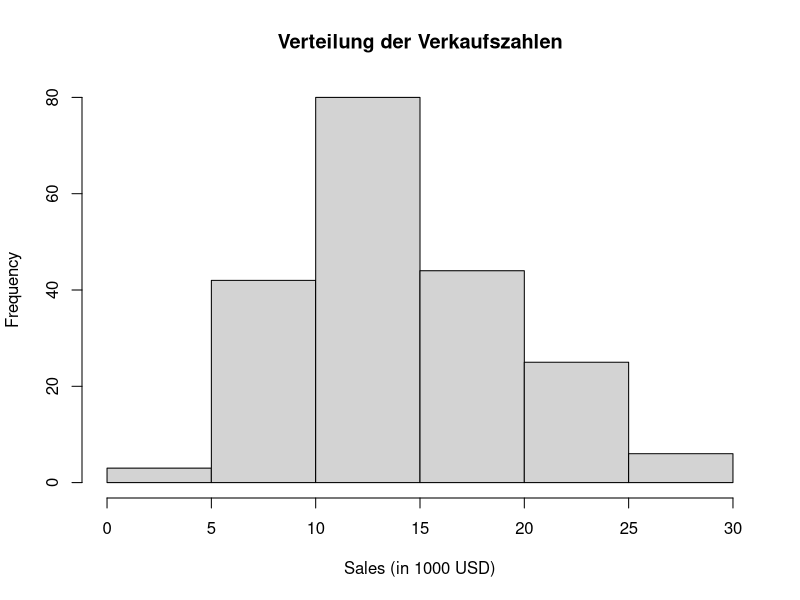
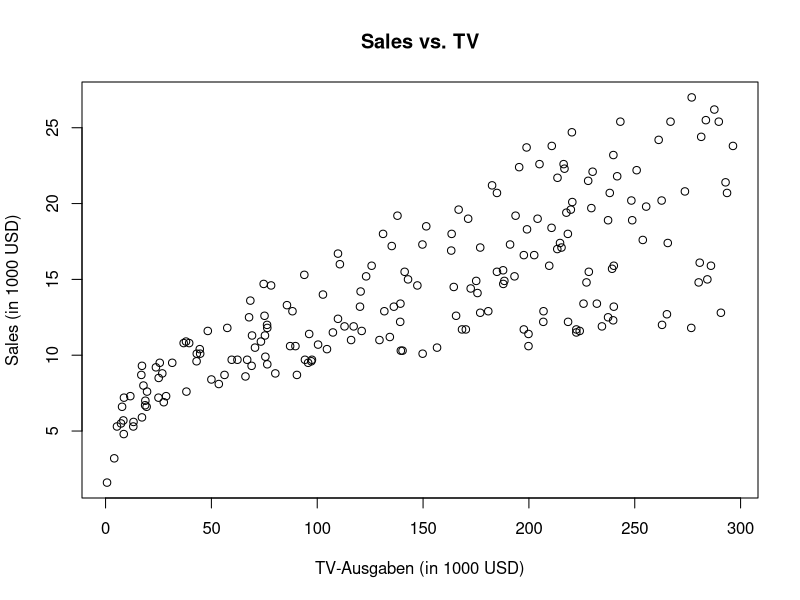
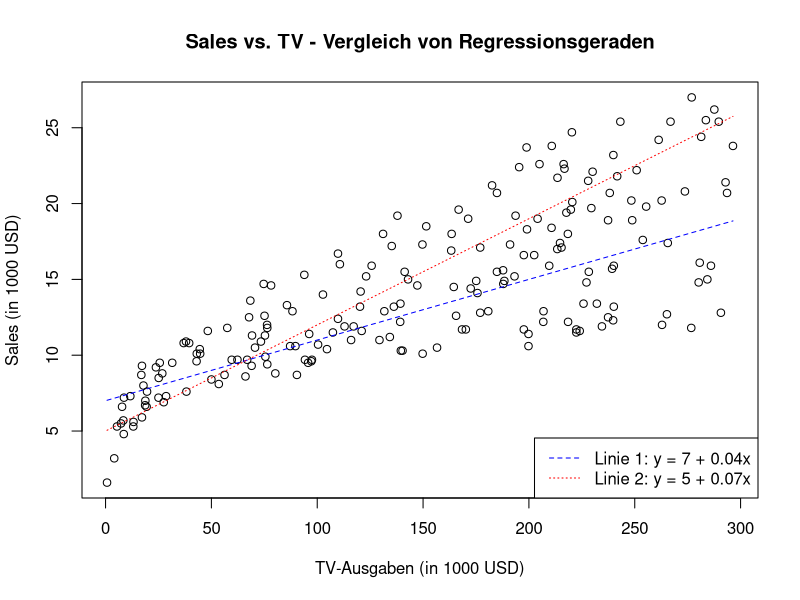
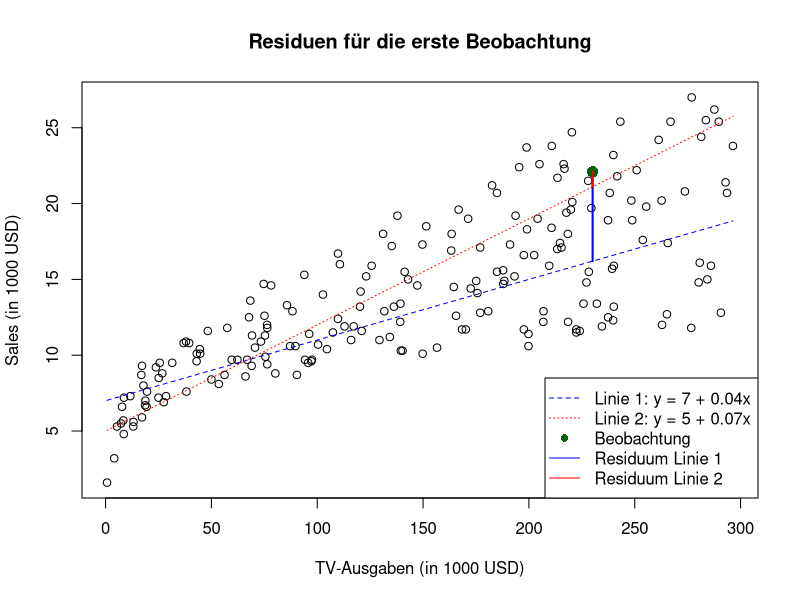
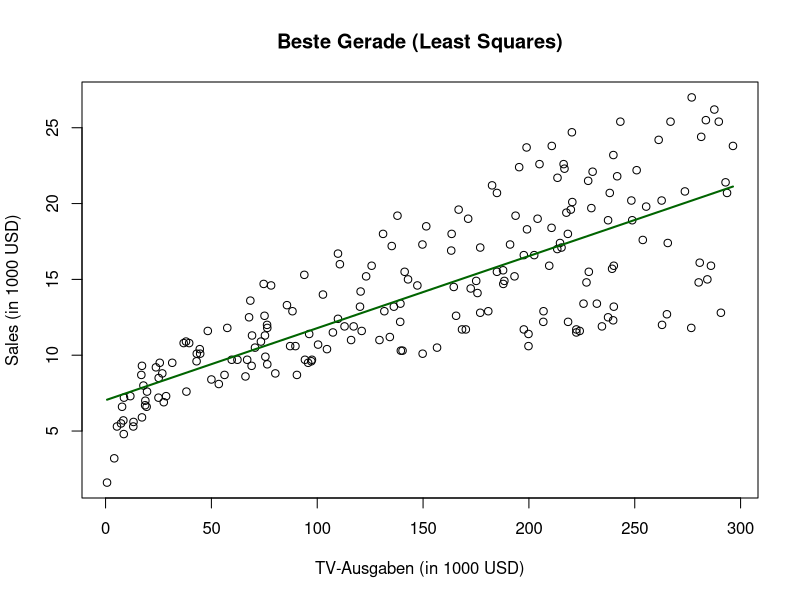
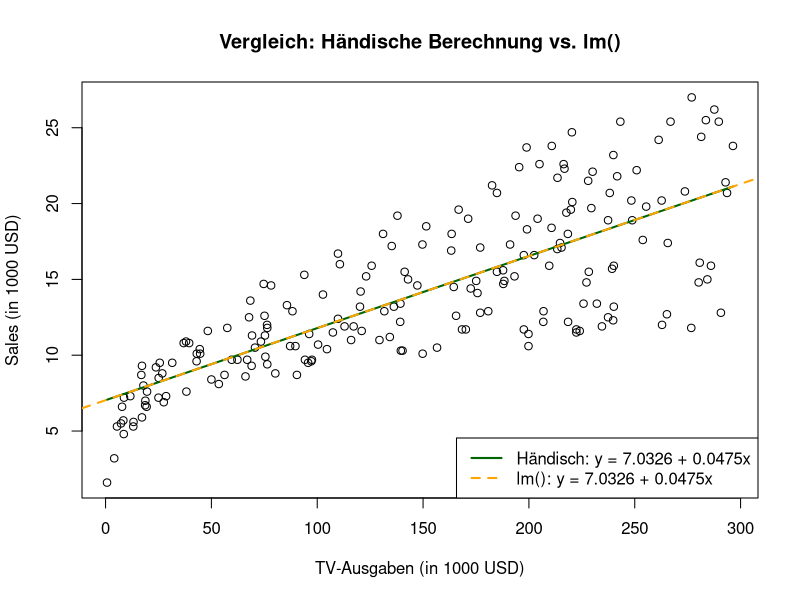
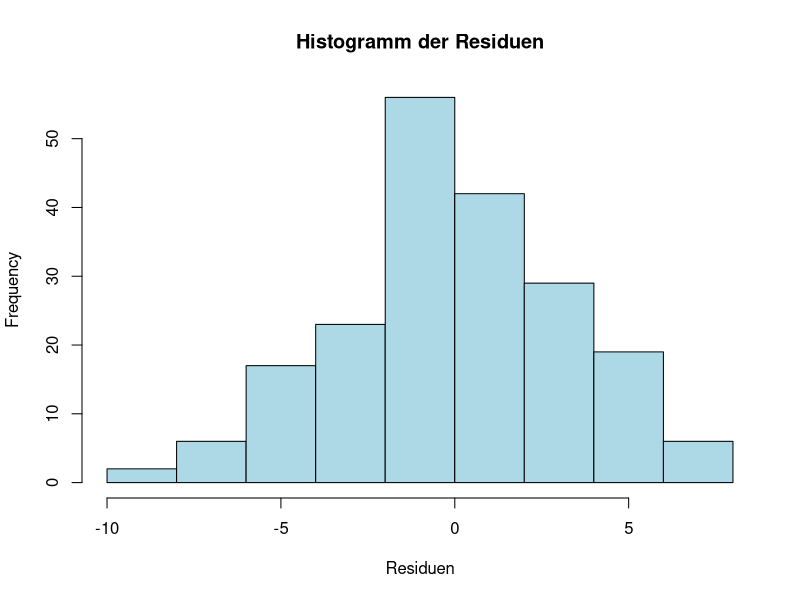
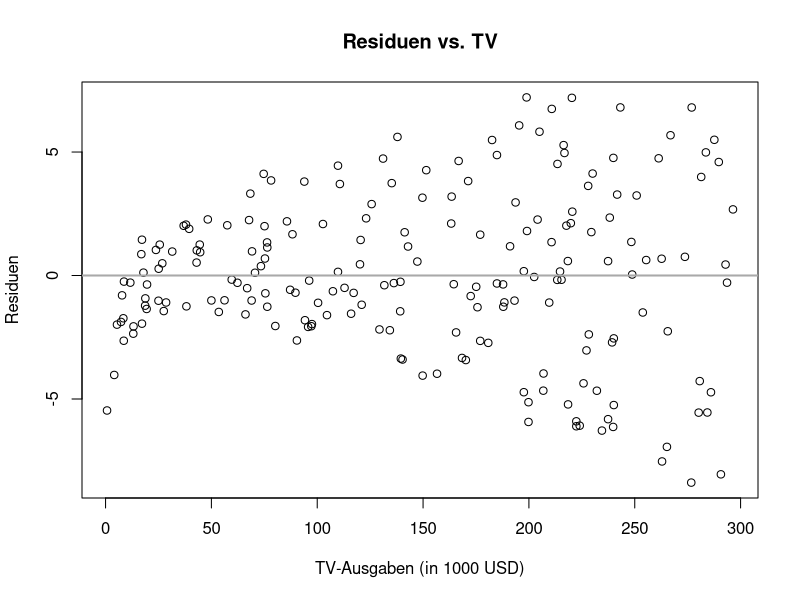

Here is the R script that generated these plots, in order:
## ---- chunk 1
# Pakete laden
library(readxl)

# Daten laden
data <- read_excel("../data/WDDA_05.xlsx", sheet = "Advertising")

# variablen direkt anwählbar machen
attach(data)

# Überprüfen der Datenstruktur
str(data)
## ---- chunk 2
# Basis-Visualisierung: Zielvariable
hist(sales, main = "Verteilung der Verkaufszahlen", xlab = "Sales (in 1000 USD)")
cat("Varianz von sales:", round(var(sales), 2), "\n")

# Zusätzliche Statistiken
cat("Mittelwert von sales:", round(mean(sales), 2), "\n")
cat("Standardabweichung von sales:", round(sd(sales), 2), "\n")
cat("Minimum von sales:", min(sales), "\n")
cat("Maximum von sales:", max(sales), "\n")
## ---- chunk 3
# Scatterplot: Zusammenhang zwischen TV und Verkaufszahlen
plot(sales ~ TV, main = "Sales vs. TV", xlab = "TV-Ausgaben (in 1000 USD)", ylab = "Sales (in 1000 USD)")

# Korrelation berechnen
korrelation <- cor(sales, TV)
cat("Korrelation zwischen sales und TV:", round(korrelation, 3), "\n")

# Kovarianz berechnen
kovarianz <- cov(sales, TV)
cat("Kovarianz zwischen sales und TV:", round(kovarianz, 3), "\n")
## ---- chunk 4
# Scatterplot erstellen
plot(sales ~ TV, main = "Sales vs. TV - Vergleich von Regressionsgeraden", 
     xlab = "TV-Ausgaben (in 1000 USD)", ylab = "Sales (in 1000 USD)")

# Zwei mögliche Linien (manuell definiert)
line1 <- function(x) { 7 + 0.04 * x }
line2 <- function(x) { 5 + 0.07 * x }

# Linien zum Plot hinzufügen
curve(line1, add = TRUE, col = "blue", lty = 2)
curve(line2, add = TRUE, col = "red", lty = 3)

# Legende hinzufügen
legend("bottomright", 
       legend = c("Linie 1: y = 7 + 0.04x", "Linie 2: y = 5 + 0.07x"), 
       col = c("blue", "red"), 
       lty = c(2, 3))
## ---- chunk 5
# Vorhergesagte Werte für beide Linien berechnen
pred_line1 <- line1(TV)
pred_line2 <- line2(TV)

# Residuen (Abweichungen) berechnen
resid_line1 <- sales - pred_line1
resid_line2 <- sales - pred_line2

# Quadrierte Residuen berechnen
sq_resid_line1 <- resid_line1^2
sq_resid_line2 <- resid_line2^2

# Summe der quadrierten Residuen (RSS) berechnen
rss_line1 <- sum(sq_resid_line1)
rss_line2 <- sum(sq_resid_line2)

# Ergebnisse ausgeben
cat("Sum of Squared Errors (RSS):\n")
cat("Linie 1 (y = 7 + 0.04x):", round(rss_line1, 2), "\n")
cat("Linie 2 (y = 5 + 0.07x):", round(rss_line2, 2), "\n")

# Visualisierung der Residuen für die erste Beobachtung
plot(sales ~ TV, main = "Residuen für die erste Beobachtung", 
     xlab = "TV-Ausgaben (in 1000 USD)", ylab = "Sales (in 1000 USD)")
curve(line1, add = TRUE, col = "blue", lty = 2)
curve(line2, add = TRUE, col = "red", lty = 3)

# Erste Beobachtung hervorheben
points(TV[1], sales[1], col = "darkgreen", pch = 16, cex = 1.5)

# Residuen für die erste Beobachtung zeichnen
segments(TV[1], sales[1], TV[1], pred_line1[1], col = "blue", lwd = 2)
segments(TV[1], sales[1], TV[1], pred_line2[1], col = "red", lwd = 2)

# Legende hinzufügen
legend("bottomright", 
       legend = c("Linie 1: y = 7 + 0.04x", "Linie 2: y = 5 + 0.07x", "Beobachtung", "Residuum Linie 1", "Residuum Linie 2"), 
       col = c("blue", "red", "darkgreen", "blue", "red"), 
       lty = c(2, 3, NA, 1, 1), 
       pch = c(NA, NA, 16, NA, NA))
## ---- chunk 6
# Methode der kleinsten Quadrate (händisch)
b1 <- cor(sales, TV) * sd(sales) / sd(TV)
b0 <- mean(sales) - b1 * mean(TV)
lbf <- function(x) { b0 + b1 * x }

# Zeichne Schätzgerade
plot(sales ~ TV, main = "Beste Gerade (Least Squares)", 
     xlab = "TV-Ausgaben (in 1000 USD)", ylab = "Sales (in 1000 USD)")
curve(lbf(x), add = TRUE, col = "darkgreen", lwd = 2)

# Abweichung (RSS) berechnen
pred_lbf <- lbf(TV)
resid_lbf <- sales - pred_lbf
rss <- sum(resid_lbf^2)
cat("Koeffizienten der Schätzgerade:\n")
cat("Achsenabschnitt (b₀):", round(b0, 4), "\n")
cat("Steigung (b₁):", round(b1, 4), "\n")
cat("Minimale Abweichung (RSS) der Schätzgerade:", round(rss, 2), "\n")

# Regressionsmodell mit lm()
md1 <- lm(sales ~ TV)
summary(md1)

# Vergleich der händischen Berechnung mit lm()
cat("\nVergleich der Koeffizienten:\n")
cat("Händisch: y =", round(b0, 4), "+", round(b1, 4), "* x\n")
cat("Mit lm(): y =", round(coef(md1)[1], 4), "+", round(coef(md1)[2], 4), "* x\n")

# Beide Geraden im Plot darstellen
plot(sales ~ TV, main = "Vergleich: Händische Berechnung vs. lm()", 
     xlab = "TV-Ausgaben (in 1000 USD)", ylab = "Sales (in 1000 USD)")
curve(lbf(x), add = TRUE, col = "darkgreen", lwd = 2)
abline(md1, col = "orange", lwd = 2, lty = 2)
legend("bottomright", 
       legend = c("Händisch: y = 7.0326 + 0.0475x", "lm(): y = 7.0326 + 0.0475x"), 
       col = c("darkgreen", "orange"), 
       lty = c(1, 2), 
       lwd = 2)
## ---- chunk 7
# 1. Residuum (Beobachtung: TV = 230.1, sales = 22.1)
tv_val <- 230.1
sales_obs <- 22.1

# Vorhergesagter Wert berechnen
sales_pred <- b0 + b1 * tv_val
cat("Vorhergesagter Wert bei TV =", tv_val, ":", round(sales_pred, 2), "\n")

# Residuum berechnen
resid1 <- sales_obs - sales_pred
cat("1. Residuum:", round(resid1, 2), "\n")

# Alternative Berechnung mit predict()
sales_hat <- predict(md1, newdata = data.frame(TV = tv_val))
resid1_alt <- sales_obs - sales_hat
cat("1. Residuum (mit predict()):", round(resid1_alt, 2), "\n")

# Alle Residuen berechnen
residuen <- resid(md1)

# Histogramm der Residuen
hist(residuen, 
     main = "Histogramm der Residuen", 
     xlab = "Residuen",
     col = "lightblue")

# Residuen vs. Prädiktor
plot(residuen ~ TV, 
     main = "Residuen vs. TV", 
     xlab = "TV-Ausgaben (in 1000 USD)", 
     ylab = "Residuen")
abline(h = 0, col = "darkgray", lwd = 2)
## ---- chunk 8
# Quadratsummen: TSS, RSS, ESS
TSS <- sum((sales - mean(sales))^2)
RSS <- sum((sales - lbf(TV))^2)
ESS <- sum((lbf(TV) - mean(lbf(TV)))^2)

# Alternative Berechnung von ESS
ESS_alt <- sum((lbf(TV) - mean(sales))^2)

# Ausgabe der Quadratsummen
cat("TSS (Totale Variation):", round(TSS, 2), "\n")
cat("RSS (Residuen):", round(RSS, 2), "\n")
cat("ESS (Erklärte Variation):", round(ESS, 2), "\n")
cat("ESS (Alternative Berechnung):", round(ESS_alt, 2), "\n")
cat("TSS = ESS + RSS:", round(TSS, 2), "=", round(ESS, 2), "+", round(RSS, 2), "\n")
cat("Differenz (sollte nahe 0 sein):", round(TSS - (ESS + RSS), 10), "\n")
## ---- chunk 9
# Visualisierung der Zerlegung der Variation
plot(sales ~ TV, 
     main = "Zerlegung der Variation", 
     xlab = "TV-Ausgaben (in 1000 USD)", 
     ylab = "Sales (in 1000 USD)")
abline(md1, col = "red", lwd = 2)
abline(h = mean(sales), col = "blue", lwd = 2, lty = 2)

# Für die erste Beobachtung
points(TV[1], sales[1], col = "darkgreen", pch = 16, cex = 1.5)
segments(TV[1], mean(sales), TV[1], pred_lbf[1], col = "orange", lwd = 2)  # ESS
segments(TV[1], pred_lbf[1], TV[1], sales[1], col = "purple", lwd = 2)     # RSS
segments(TV[1], mean(sales), TV[1], sales[1], col = "darkgray", lwd = 2)   # TSS

# Legende hinzufügen
legend("bottomright", 
       legend = c("Regressionsgerade", "Mittelwert von sales", "Beobachtung", 
                  "Erklärte Variation (ESS)", "Nicht erklärte Variation (RSS)", "Gesamtvariation (TSS)"), 
       col = c("red", "blue", "darkgreen", "orange", "purple", "darkgray"), 
       lty = c(1, 2, NA, 1, 1, 1), 
       pch = c(NA, NA, 16, NA, NA, NA),
       lwd = 2)

# Ausgabe der Quadratsummen
cat("Zerlegung der Variation:\n")
cat("TSS (Totale Variation):", round(TSS, 2), "\n")
cat("RSS (Residuen):", round(RSS, 2), "\n")
cat("ESS (Erklärte Variation):", round(ESS, 2), "\n")
cat("TSS = ESS + RSS:", round(TSS, 2), "=", round(ESS, 2), "+", round(RSS, 2), "\n")
## ---- chunk 10
# Bestimmtheitsmass R²
r_squared <- (TSS - RSS) / TSS
r_squared_alt <- ESS / TSS
r_squared_check <- cor(sales, TV)^2

# Ausgabe der verschiedenen Berechnungen von R²
cat("Bestimmtheitsmass R² (aus Varianzanalyse):", round(r_squared, 4), "\n")
cat("Bestimmtheitsmass R² (alternative Berechnung):", round(r_squared_alt, 4), "\n")
cat("Bestimmtheitsmass R² (aus Korrelation):", round(r_squared_check, 4), "\n")

# R² aus dem lm-Objekt
r_squared_lm <- summary(md1)$r.squared
cat("Bestimmtheitsmass R² (aus lm()):", round(r_squared_lm, 4), "\n")

# Visualisierung von R²
barplot(c(r_squared, 1 - r_squared), 
        names.arg = c("Erklärte Variation (R²)", "Nicht erklärte Variation (1-R²)"),
        col = c("green", "red"),
        main = "Bestimmtheitsmass R²",
        ylab = "Anteil an der Gesamtvariation")
## ---- chunk 11
# Residuen-Diagnostik
hist(resid(md1), 
     main = "Histogramm der Residuen", 
     xlab = "Residuen",
     col = "lightblue")

# QQ-Plot der Residuen
qqnorm(resid(md1), main = "Q-Q Plot der Residuen")
qqline(resid(md1), col = "red")

# Residuen vs. Prädiktor
plot(resid(md1) ~ TV, 
     main = "Residuen vs. TV", 
     xlab = "TV-Ausgaben (in 1000 USD)", 
     ylab = "Residuen")
abline(h = 0, col = "darkgray", lwd = 2)

# Standardfehler der Regression (RSE)
n <- length(sales)
RSE_manual <- sqrt(RSS / (n - 2))
RSE_lm <- summary(md1)$sigma
cat("RSE (manuell):", round(RSE_manual, 3), "\n")
cat("RSE (aus lm()):", round(RSE_lm, 3), "\n")

# Interpretation des RSE
cat("Interpretation des RSE:\n")
cat("Der typische Fehler bei der Vorhersage von sales beträgt etwa", round(RSE_lm, 3), "Tausend USD.\n")
## ---- chunk 12
# Prognose + Prognoseintervall
tv_new <- 230.1
predicted <- predict(md1, newdata = data.frame(TV = tv_new))
cat("Punktschätzung bei TV =", tv_new, ":", round(predicted, 2), "Tausend USD\n")

# Approximatives 95%-Prognoseintervall
cat("95%-Prognoseintervall ≈", 
    round(predicted - 2 * RSE_lm, 2), "bis", 
    round(predicted + 2 * RSE_lm, 2), "Tausend USD\n")

# Exaktes Prognoseintervall
pred_interval <- predict(md1, newdata = data.frame(TV = tv_new), interval = "prediction", level = 0.95)
cat("Exaktes 95%-Prognoseintervall:", 
    round(pred_interval[2], 2), "bis", 
    round(pred_interval[3], 2), "Tausend USD\n")

# Konfidenzintervall für den Erwartungswert
conf_interval <- predict(md1, newdata = data.frame(TV = tv_new), interval = "confidence", level = 0.95)
cat("95%-Konfidenzintervall für den Erwartungswert:", 
    round(conf_interval[2], 2), "bis", 
    round(conf_interval[3], 2), "Tausend USD\n")

# Visualisierung der Prognose
plot(sales ~ TV, 
     main = "Prognose bei TV = 230.1", 
     xlab = "TV-Ausgaben (in 1000 USD)", 
     ylab = "Sales (in 1000 USD)")
abline(md1, col = "red", lwd = 2)
points(tv_new, predicted, col = "blue", pch = 16, cex = 1.5)
arrows(tv_new, pred_interval[2], tv_new, pred_interval[3], 
       code = 3, angle = 90, length = 0.1, col = "blue", lwd = 2)
text(tv_new + 20, predicted, 
     paste("Prognose:", round(predicted, 2)), 
     col = "blue")

# Interpretation der Koeffizienten
cat("\nInterpretation der Koeffizienten:\n")
cat("- Achsenabschnitt:", round(coef(md1)[1], 2), 
    "→ erwartete sales bei TV = 0 (in Tausend USD)\n")
cat("- Steigung:", round(coef(md1)[2], 4), 
    "→ erwarteter Anstieg von sales bei +1 Einheit TV (in Tausend USD)\n")
cat("  (d.h. für jeden zusätzlichen Tausend USD an TV-Werbung\n")
cat("   steigen die erwarteten Verkäufe um ca.", round(coef(md1)[2] * 1000, 2), "USD)\n")
